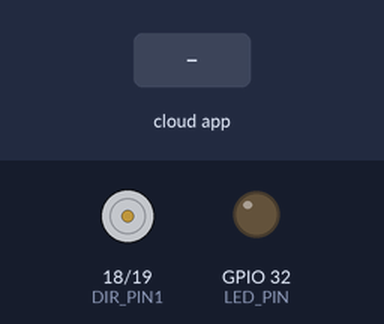
This sketch was run on a simulated ESP32. Parts: motor-driver pin pairs drawn as motors (green arrow = first pin HIGH = forward, orange = second pin HIGH = backward, longer = more drive, scaled by the enable pin), output pins drawn as LEDs (lit = HIGH). The test bench sets the inputs (shaded band). The ROS host is connected and sends only what is stated.

Above: at 1.2 s.
1.3 s: the phone or cloud app sets cmd_pwm to 1
At 2.4 s:
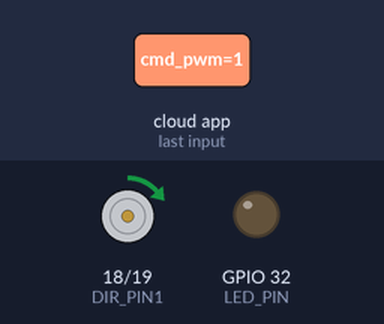
2.8 s: the phone or cloud app sets cmd_pwm to 0
At 3.9 s:
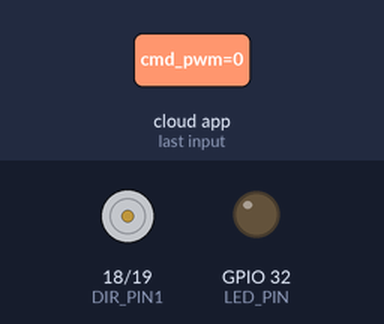
Timing chart, 0 to 5.8 s (numbered marks = the images above; inputs shaded):
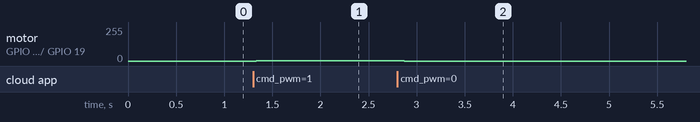

Measured:
- after the input at 1.3 s, motor on GPIO 18 (DIR_PIN1) / GPIO 19 (DIR_PIN2): stopped → forward 1/255 at once
- after the input at 2.8 s, motor on GPIO 18 (DIR_PIN1) / GPIO 19 (DIR_PIN2): forward 1/255 → stopped after 0.07 s

The sketch:

speed_control.ino
```cpp
#include <micro_ros_arduino.h>
#include <rcl/rcl.h>
#include <rcl/error_handling.h>
#include <rclc/rclc.h>
#include <rclc/executor.h>
#include <std_msgs/msg/int32.h>

// Definir pines para el driver L298N
#define PWM_PIN 5        // PWM (Enable en L298N)
#define DIR_PIN1 18      // Dirección IN1 en L298N
#define DIR_PIN2 19      // Dirección IN2 en L298N
#define LED_PIN 32       // LED de depuración

// Configuración de PWM en ESP32
#define PWM_CHANNEL 0     // Canal PWM
#define PWM_FREQ 20000    // Frecuencia de 20 kHz
#define PWM_RESOLUTION 8  // Resolución de 8 bits (0-255)

// Variables de Micro-ROS
rcl_node_t node;
rclc_support_t support;
rcl_allocator_t allocator;
rclc_executor_t executor;
rcl_subscription_t subscriber;
std_msgs__msg__Int32 cmd_pwm_msg;

// Función para controlar el motor con PWM
void set_motor_speed(int pwm_value) {
    pwm_value = constrain(pwm_value, 0, 255);  // Asegurar rango válido

    if (pwm_value > 0) {
        digitalWrite(DIR_PIN1, HIGH);
        digitalWrite(DIR_PIN2, LOW);
    } else {
        digitalWrite(DIR_PIN1, LOW);
        digitalWrite(DIR_PIN2, LOW);
    }

    ledcWrite(PWM_CHANNEL, pwm_value);  // Aplicar PWM
}

// Callback de suscripción a /cmd_pwm
void pwm_callback(const void *msg) {
    int pwm_value = ((std_msgs__msg__Int32*)msg)->data;
    set_motor_speed(pwm_value);  // Aplicar PWM recibido
}

void setup() {
    set_microros_transports();

    pinMode(DIR_PIN1, OUTPUT);
    pinMode(DIR_PIN2, OUTPUT);
    pinMode(LED_PIN, OUTPUT);

    // Configurar PWM en ESP32
    ledcSetup(PWM_CHANNEL, PWM_FREQ, PWM_RESOLUTION);
    ledcAttachPin(PWM_PIN, PWM_CHANNEL);

    allocator = rcl_get_default_allocator();
    rclc_support_init(&support, 0, NULL, &allocator);

    // Crear nodo Micro-ROS
    rclc_node_init_default(&node, "motor_node", "", &support);

    // Crear suscripción al tópico /cmd_pwm
    rclc_subscription_init_default(
        &subscriber,
        &node,
        ROSIDL_GET_MSG_TYPE_SUPPORT(std_msgs, msg, Int32),
        "/cmd_pwm"
    );

    rclc_executor_init(&executor, &support.context, 1, &allocator);
    rclc_executor_add_subscription(&executor, &subscriber, &cmd_pwm_msg, &pwm_callback, ON_NEW_DATA);
}

void loop() {
    rclc_executor_spin_some(&executor, RCL_MS_TO_NS(100));
    delay(100);
}
```
